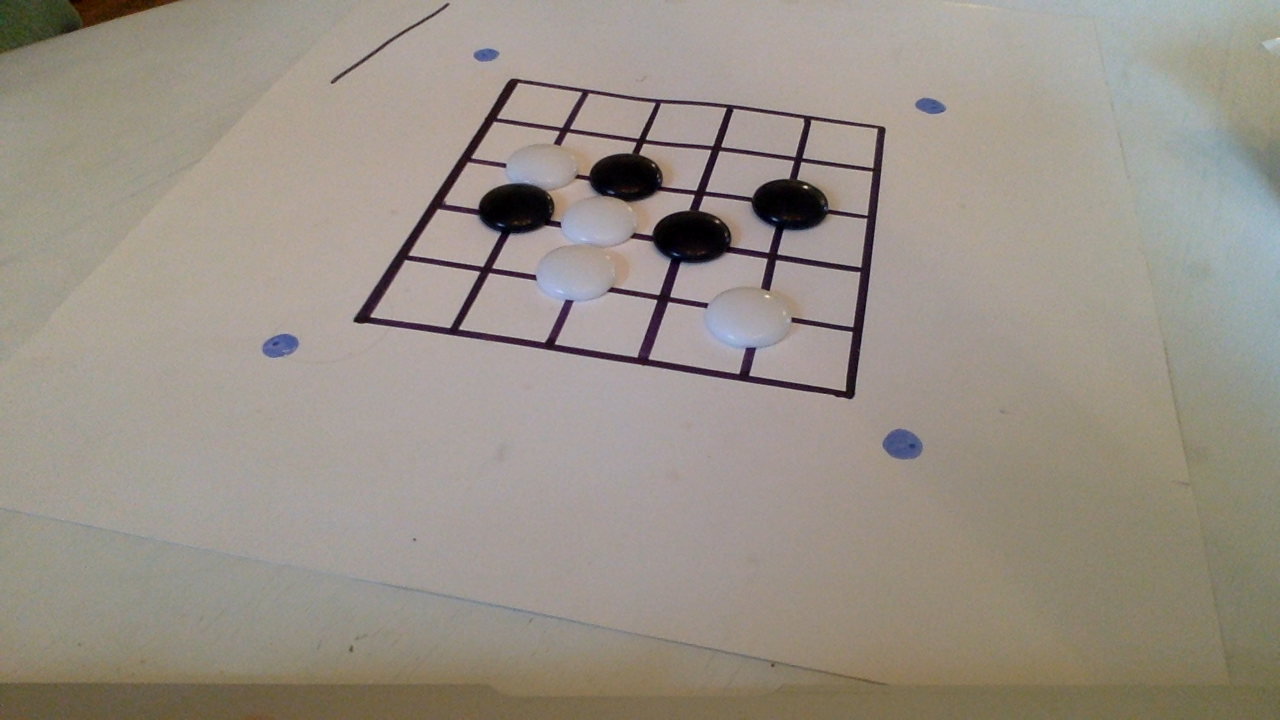
#> input picture document-scanner/frames/0.png, 1280 x 720 px
$ jupyter execute --allow-errors testing_GoScanner_notebook.ipynb   (shell and % lines are left out)   (older library calls are emulated)   (text cells are left out)
#> lines starting #> are read from the running program, lines starting #| are printed output that depends on the picture
[cell 1]
# import the necessary packages

from pyimagesearch.transform import four_point_transform, order_points
from pyimagesearch import imutils
from skimage.filters import threshold_adaptive
import numpy as np
import argparse
from PIL import Image as Pim
from PIL import ImageOps
import image_slicer

import math
import cv2

import matplotlib.pyplot as plt
from IPython.display import display, Image
from glob import glob

#import pyimagesearch.transform
from pyimagesearch import imutils
from skimage.filters import threshold_adaptive

[cell 2]
## helpers, expand_rect, get_images, crop
# [28 lines left out: functions expand_rect, make_rect, center_rect, not called in this run]

def showImg(img, size=0, color=cv2.COLOR_BGR2RGB):
    rgb_img = cv2.cvtColor(img, color)
    if (size != 0):
        width = size
        height = size
        plt.figure(figsize=(size, size))
        plt.imshow(rgb_img)
    else:
        plt.figure()
        plt.imshow(rgb_img)

# [13 lines left out: function crop, not called in this run]

from os import listdir
from os.path import isfile, join
def get_images(mypath):
    onlyfiles = [ f for f in listdir(mypath) if isfile(join(mypath,f)) ]
    print(len(onlyfiles))
    images = np.empty(len(onlyfiles), dtype=object)
    for n in range(0, len(onlyfiles)):
        images[n] = cv2.imread( join(mypath,onlyfiles[n]) )
    return images
# [9 lines left out: function crop, not called in this run]

[cell 3]
# [26 lines left out: function mask_for_blue, not called in this run]

[cell 4]
# [50 lines left out: function blob_detector_ex, not called in this run]

[cell 5]
def snapshots():
    cam = cv2.VideoCapture(0)
    cv2.namedWindow("test")
    img_counter = len(listdir('frames'))

    images = []
    while True:
        ret, frame = cam.read()
        cv2.imshow("test", frame)
        if not ret:
            break
        k = cv2.waitKey(1)

        if k%256 == 27:
            # ESC pressed
            print("Escape hit, closing...")

            break

        elif k%256 == 32:
            # SPACE pressed
            img_name = "frames/{}.png".format(img_counter)


            #cv2.putText("test", text, (0,0), fontFace, fontScale, thickness)
            cv2.imwrite(img_name, frame)
            images.append(frame)

            print("{} written!".format(img_name))
            img_counter += 1

    cam.release()

    cv2.destroyAllWindows()
    cv2.waitKey(1)
    return images

[cell 6]
def pipeline(images, dim=6):
    rects = []
    imgs = []
    for frame in images:
        res, mask = mask_for_blue(frame)

        #get pnts
        keypoints, im_with_keypoints = blob_detector_ex(mask)
        pt_list = [keypoint.pt for keypoint in keypoints]
        pts = np.asarray(pt_list)

        # perfrom scanner transform
        warped = four_point_transform(frame,pts,True)

        # crop
        cropped = warped
        #cropped = crop(warped, 13, 15, 12, 12)

        # get closer contour
        gray = cv2.cvtColor(cropped,cv2.COLOR_BGR2GRAY)
        gray = cv2.inRange(gray, 105, 255)

        kernel = np.ones((5,5),np.uint8)
        erosion = cv2.erode(gray,kernel,iterations = 1)
        gray = cv2.GaussianBlur(erosion, (5, 5),0)

        im2, contours, hierarchy = cv2.findContours(gray.copy(), cv2.RETR_LIST, cv2.CHAIN_APPROX_SIMPLE)
        cnts = sorted(contours, key = cv2.contourArea, reverse = True)[:5]

        c = cnts[1]
        peri = cv2.arcLength(c, True)
        approx = cv2.approxPolyDP(c, 0.10 * peri, True)

        im_cnts2 = cropped.copy()
        blah2 = cv2.drawContours(im_cnts2, [approx], -1, (0,255,0), 3)
        showImg(blah2)

        approx.resize(4,2)
        rect = order_points(approx) # UL, UR, BR, BL
        dist = int((rect[1][0] - rect[0][0])/ (dim - 1))
        rect = expand_rect(int(dist/2), rect)
        warped_gray = four_point_transform(gray,rect,True)
        warped_color = four_point_transform(cropped,rect,True)

        #showImg(warped_gray, 3, cv2.COLOR_GRAY2RGB)
        showImg(warped_color, 3)
        imgs.append(warped_color)
        rects.append(rect)
    return rects, imgs

[cell 7]
images = get_images('./frames')
for image in images:
    print(type(image))
    showImg(image, 4)
#> this loop made 3 passes
#> pass 3, in showImg (call 3), `rgb_img = cv2.cvtColor(img, color)`:
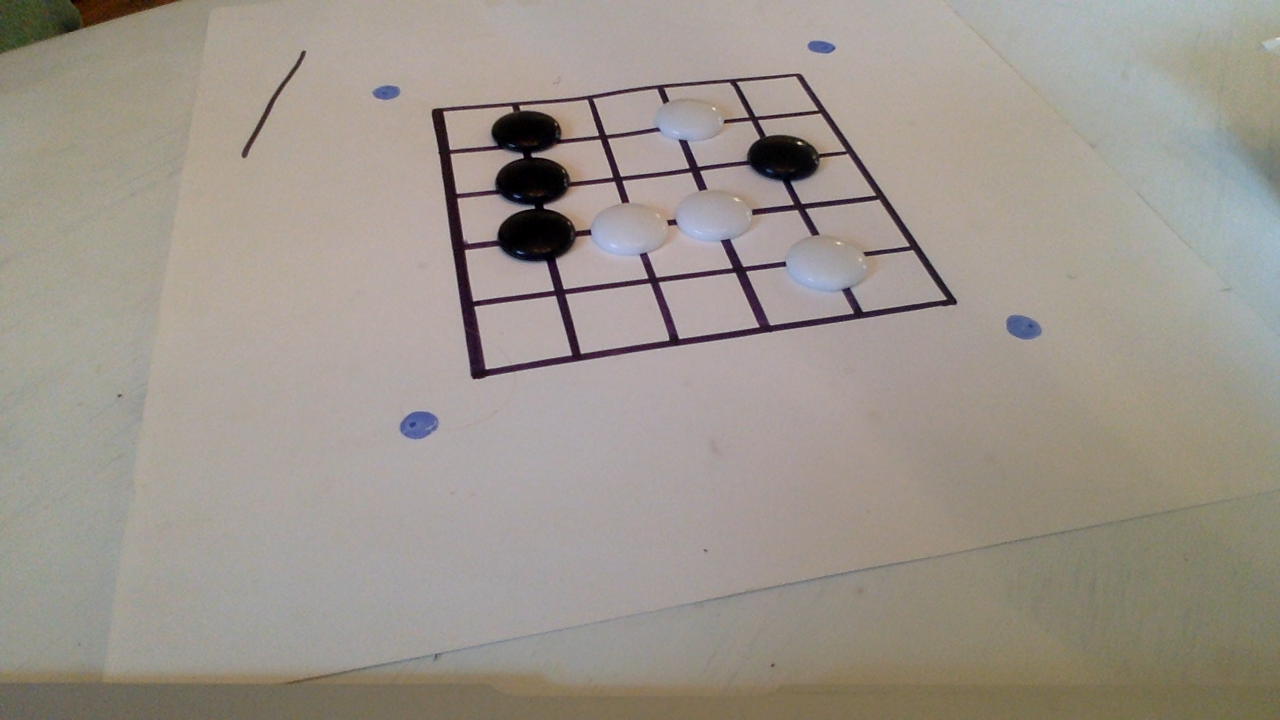
#> rgb_img: shape (720, 1280, 3); mean R, G, B 156.8, 149.4, 141
print(len(images))

[cell 8]
images = snapshots()
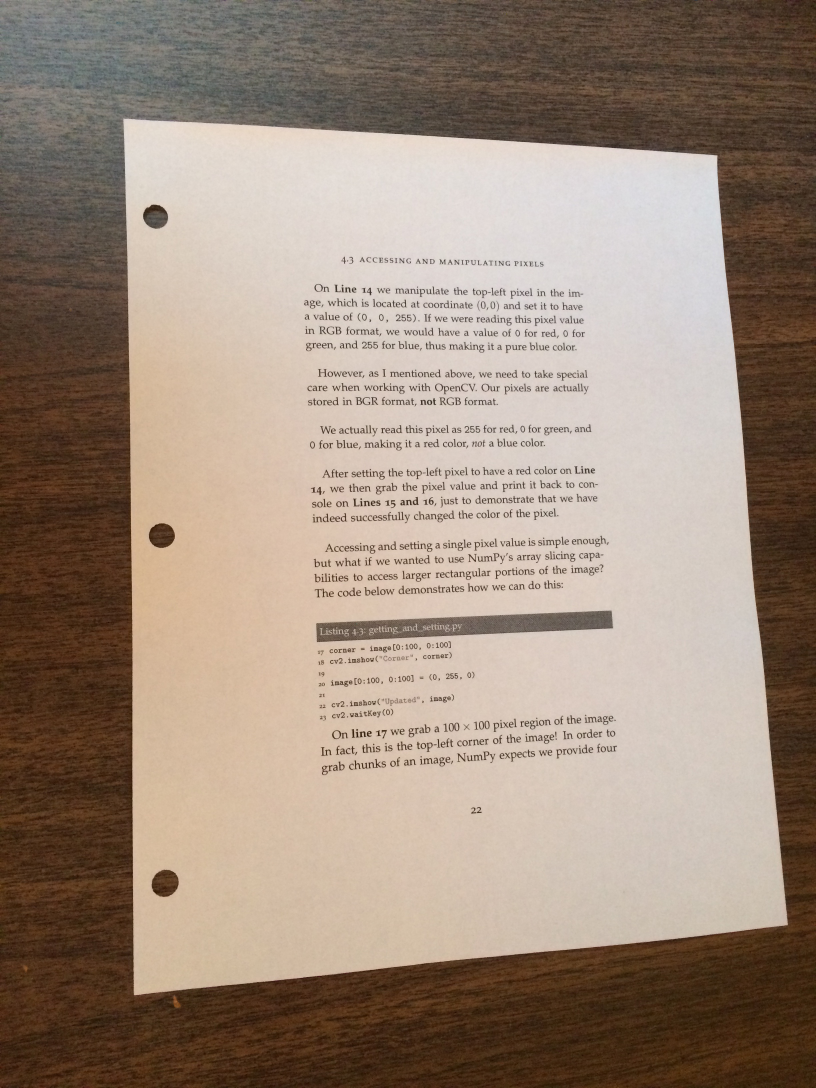
#> input picture document-scanner/images/page.jpg, 2448 x 3264 px, given in place of the camera (shown at 1/3 size)
#> in snapshots, frame is the input picture: shape (3264, 2448, 3); mean B, G, R 123.7, 138.6, 156.7
#> (key Esc is pressed here)
#> (the rest of this cell did not finish here and is left out)

[cell 9]
dim = 6
rects, imgs = pipeline(images, dim)
#> (the rest of this cell did not finish here and is left out)

[cell 10]
# [18 lines left out: function splitPieces, not called in this run]
#crops = splitPieces(warped,0)
#crops[0,1].show()

[cell 11]
i = 0
bigcrops = []
for img in imgs:
    bigcrops.append(splitPieces(img,i))
    i += 1
    print(i)

[cell 12]
### create y labels
# 1 black, 2 none, 3 white
#showImg(imgs[0],1)
#showImg(np.asarray(crops[1,2])) # looks good for indexing !
# img3key = np.asarray([[2,2,2,2,2,2],  ALL 2's example
#                      [2,2,2,2,2,2],
#                      [2,2,2,2,2,2],
#                      [2,2,2,2,2,2],
#                      [2,2,2,2,2,2],
#                      [2,2,2,2,2,2]])
img0key = np.asarray([[2,2,2,2,2,2],
                      [2,2,2,2,2,2],
                      [2,3,1,2,1,2],
                      [2,1,3,1,2,2],
                      [2,2,3,2,3,2],
                      [2,2,2,2,2,2]])
print('img0key mean:',img0key.mean())
img0key.resize(36,)

#showImg(imgs[1])
img1key = np.asarray([[2,2,2,2,2,2],
                      [2,2,2,2,2,2],
                      [2,3,1,1,1,2],
                      [2,1,2,3,2,2],
                      [2,2,3,2,3,2],
                      [2,2,2,2,2,2]])
print('img1key mean:',img1key.mean()) # 4 and 4 black, so should average to none, ie number 2
img1key.resize(36,)

#showImg(imgs[2])
img2key = np.asarray([[2,2,2,2,2,2],
                      [2,1,2,3,2,2],
                      [2,1,2,2,1,2],
                      [2,1,3,3,2,2],
                      [2,2,2,2,3,2],
                      [2,2,2,2,2,2]])
img2key.resize(36,)
print('img2key mean:',img2key.mean()) # 4 and 4 black, so should average to none, ie number 2

#> (the rest of this cell did not finish here and is left out)

[cell 13]
my_data = np.genfromtxt('key.csv', delimiter=',')
print(my_data[5])

#> (a cell that did not finish here is left out)
